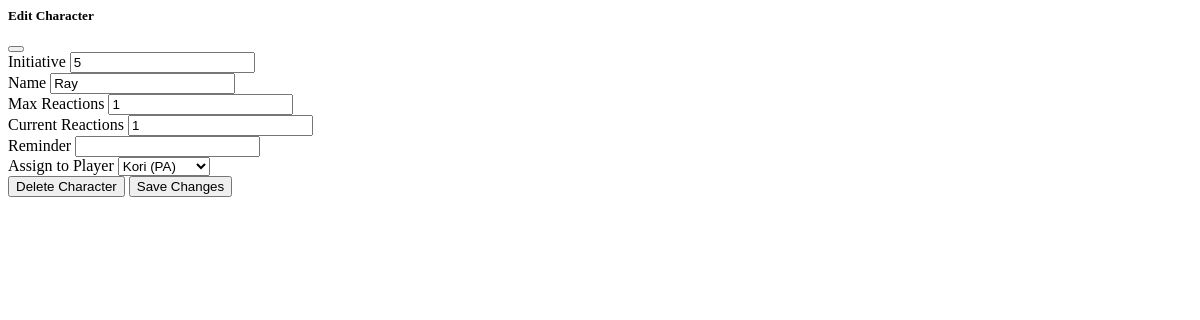
/load_char_edit_modal/2/2/, run on an earlier commit of the app's database.
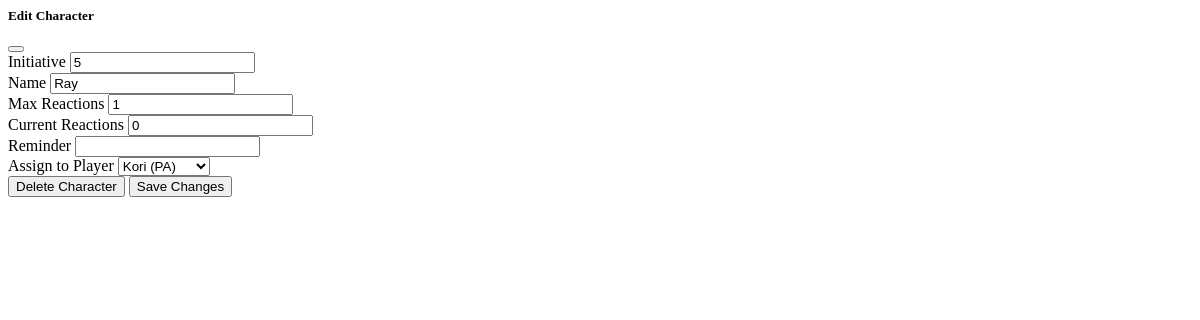
And on a later commit of the database.
### players/models.py (models this page shows, shortened)
class Character(models.Model):
    TEMPLATE_CHOICES = (
        ('weak', 'Weak'),
        ('normal', 'Normal'),
        ('elite', 'Elite'),
    )
    player = models.ForeignKey(PlayerInLobby, on_delete=models.CASCADE)
    name = models.CharField(max_length=100)
    initiative = models.IntegerField()
    order = models.PositiveIntegerField(default=0)
    debuff = models.CharField(max_length=100, null= True, blank=False)
    reminder = models.CharField(max_length=100, default=None, null= True, blank=True)
    invisible = models.BooleanField(default=False)
    current_turn = models.BooleanField(default=False)
    stat_block = models.CharField(max_length=100, null= True, blank=True, default= None)
    template = models.CharField(max_length=6, choices=TEMPLATE_CHOICES, default='normal')
    max_reactions = models.IntegerField(default=1)
    current_reactions = models.IntegerField(default=1)
    class Meta:
        ordering = ['-order']

class PlayerInLobby(models.Model):
    ROLE_CHOICES = (
        ('DM', 'Dungeon Master'),
        ('P', 'Player'),
        ('PA', 'Player Admin'),
    )
    role = models.CharField(max_length=2, choices=ROLE_CHOICES)
    player = models.ForeignKey(
        Player, on_delete=models.CASCADE, related_name='player')
    lobby = models.ForeignKey(
        Lobby, on_delete=models.CASCADE, related_name='lobby')

class Player(models.Model):
    name = models.CharField(max_length=100)

### players/views.py (the view, shortened to what this page needs)
# urls.py: path('load_char_edit_modal/<int:player_lobby_id>/<int:character_id>/', views.EditCharacterView.as_view(), name='load_char_edit_modal'),
class EditCharacterView(TemplateView):
    def get(self, request, player_lobby_id, character_id):
        character = get_object_or_404(Character, id=character_id)
        player_lobby = get_object_or_404(PlayerInLobby, id=player_lobby_id)
        playersInLobby = PlayerInLobby.objects.filter(
            lobby=character.player.lobby)
        return render(request, "players/partials/edit_character_modal.html", {
            'character': character,
            'player_lobby': player_lobby,
            'playersInLobby': playersInLobby
        })

### players/templates/players/partials/edit_character_modal.html (shortened to what the changed rows need)
<div class="modal fade"
     id="editCharacterModal"
     tabindex="-1"
     aria-labelledby="editCharacterModalLabel"
     aria-hidden="true">
    <div class="modal-dialog">
        <div class="modal-content">
            <form hx-post="{% url 'edit_character' %}"
                  hx-target="#character-list"
                  hx-swap="innerHTML">
                <div class="modal-body">
                    <div class="row mb-3 {% if not character.player.id == player_lobby.id and not player_lobby.role == 'DM' and not player_lobby.role == 'PA' %} d-none {% endif %}">
                        <div class="col">
                            <label for="initiative" class="form-label">Initiative</label>
                            <input type="number"
                                   class="form-control"
                                   id="initiative"
                                   name="initiative"
                                   value="{{ character.initiative }}">
                        </div>
                        <div class="col">
                            <label for="name" class="form-label">Name</label>
                            <input type="text"
                                   class="form-control"
                                   id="name"
                                   name="name"
                                   value="{{ character.name }}">
                        </div>
                    </div>
                    <div class="row mb-3 {% if not character.player.id == player_lobby.id and not player_lobby.role == 'DM' and not player_lobby.role == 'PA' %} d-none {% endif %}">
                        <div class="col">
                            <label for="max_reactions" class="form-label">Max Reactions</label>
                            <input type="text"
                                   class="form-control"
                                   id="max_reactions"
                                   name="max_reactions"
                                   value="{{ character.max_reactions|default:0 }}">
                        </div>
                        <div class="col">
                            <label for="current_reactions" class="form-label">Current Reactions</label>
                            <input type="text"
                                   class="form-control"
                                   id="current_reactions"
                                   name="current_reactions"
                                   value="{{ character.current_reactions|default:0 }}">
                        </div>
                    </div>
                    <div class="mb-3 {% if not player_lobby.role == 'DM' and not player_lobby.role == 'PA' %}d-none{% endif %}">
                        <label for="new_player" class="form-label">Assign to Player</label>
                        <select name="new_player" id="new_player" class="form-select">
                            {% for p in playersInLobby %}
                                <option value="{{ p.id }}"
                                        {% if p.id == character.player.id %}selected{% endif %}>
                                    {{ p.player.name }} ({{ p.role }})
                                </option>
                            {% endfor %}
                        </select>
                    </div>
                </div>
            </form>
        </div>
    </div>
</div>
  {% load static %}

What changed in the data, as far as the page shows it:
changed Character "Ray": current_reactions "1" → "0"
